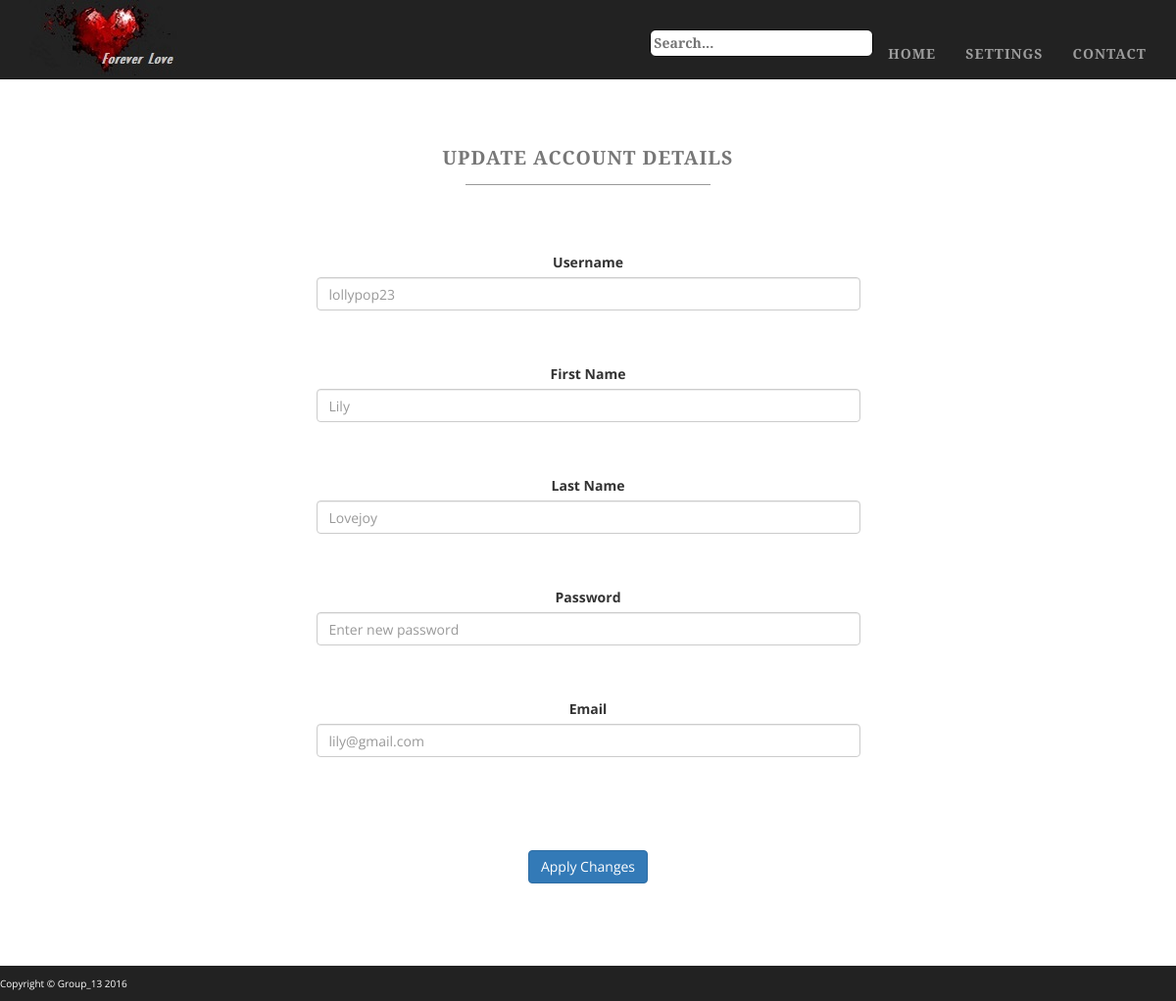
The page /updateRegDetailsPage.php on the database its author committed.
### tables this page shows
CREATE TABLE IF NOT EXISTS `registration_details` (
  `user_id` int(11) NOT NULL AUTO_INCREMENT,
  `username` varchar(32) NOT NULL,
  `first_name` varchar(32) NOT NULL,
  `last_name` varchar(32) NOT NULL,
  `password` varchar(256) NOT NULL,
  `email` varchar(128) NOT NULL,
  PRIMARY KEY (`user_id`),
  UNIQUE KEY `Username` (`username`,`email`)
);

### classes/Config.php (called while the page is built)
<?php
class Config{
    public static function get($path = null){
        if($path){
            $config = $GLOBALS['config'];
            $path = explode('/', $path);
            foreach($path as $bit){
                if(isset($config[$bit]))
                    $config = $config[$bit];
            }
            return $config;
        }
        return false;
    }
}

### classes/DB.php (called while the page is built, shortened)
<?php
class DB{
    private static $instance = null;
    private $pdo, $query, $error = false, $results, $count = 0;
    private function __construct(){
        try{
            $this->pdo = new PDO(
                'mysql:host='.Config::get('mysql/host').';dbname='.Config::get('mysql/db'),
                Config::get('mysql/username'),
                Config::get('mysql/password')
            );
        }catch (PDOException $e){
            die($e->getMessage());
        }
    }
    public static function getInstance(){
        if(!isset(self::$instance)){
            self::$instance = new DB();
        }
        return self::$instance;
    }
    public function query($sql, $params = []){
        $this->error = false;
        if($this->query = $this->pdo->prepare($sql)){
            $x = 1;
            if(count($params)){
                foreach($params as $param){
                    $this->query->bindValue($x, $param);
                    $x++;
                }
            }
            if($this->query->execute()){
                $this->results = $this->query->fetchAll(PDO::FETCH_OBJ);
            }
            else{
                $this->error = true;
            }
        }
        return $this;
    }
    public function action($action, $table, $where = []){
        if(count($where) === 3){
            $operators = ['=', '>', '<', '>=', '<='];
            $field = $where[0];
            $operator = $where[1];
            $value = $where[2];
            if(in_array($operator, $operators)){
                $sql = "{$action} FROM {$table} WHERE {$field} {$operator} ?";
                if(!$this->query($sql, [$value])->error()){
                    return $this;
                }
            }
        }
        return false;
    }
    public function get($table, $where){
        return $this->action('SELECT *', $table, $where);
    }
    public function results(){
        return $this->results;
    }
    public function error(){
        return $this->error;
    }
}

### classes/ReturnShortcuts.php (called while the page is built, shortened)
<?php
class ReturnShortcuts
{
    public static function returnRegDetails($uid){
        $registrationDetails = DB::getInstance()->get('registration_details', ['user_id', '=', $uid])->results()[0];
            $dbvalue = array("username"=>$registrationDetails->username, "first_name"=>$registrationDetails->first_name,
                              "last_name"=>$registrationDetails->last_name, "password"=>$registrationDetails->password,
                              "email"=>$registrationDetails->email);
        return $dbvalue;
    }
}

### updateRegDetailsPage.php (the view, shortened to what this page needs)
<!DOCTYPE html>
<html>
<head>
    <link href="css/bootstrap.min.css" rel="stylesheet">
    <link href="css/custom-base-page.css" rel="stylesheet">
    <link href="css/custom-form-page.css" rel="stylesheet">
    <?php
    include($_SERVER['DOCUMENT_ROOT'].'/classes/ReturnShortcuts.php');
    $uid = 1;
    $dbvalue =  ReturnShortcuts::returnRegDetails($uid);
    ?>
</head>
<body class="full">
<div class="container">
    <div class="row">
        <div class="box">
            <div class="col-lg-12 text-center">
                <br><br>
                <h2>
                    <small>
                        <strong>Update Account Details</strong>
                    </small>
                </h2>
                <hr class="tagline-divider">
                <p>
                <br><br>
                <form id="userRegDetails" action="updateRegDetailsPage.php" id="updateRD" method="POST">
                    <fieldset class="form-group">
                        <label for="Username">Username</label>
                        <input type="text"  class="form-control" maxlength="32" name="username" placeholder= "<?php echo ($dbvalue['username']);?>" ><br /><br>
                    </fieldset>
                    <fieldset class="form-group">
                        <label for="First_Name">First Name</label>
                        <input type="text"  class="form-control" maxlength="32" name="first_name" placeholder="<?php echo ($dbvalue['first_name']);?>"><br /><br>
                    </fieldset>
                    <fieldset class="form-group">
                        <label for="Last_Name">Last Name</label>
                        <input type="text"  class="form-control" maxlength="32" name="last_name" placeholder="<?php echo ($dbvalue['last_name']);?>"><br /><br>
                    </fieldset>
                    <fieldset class="form-group">
                        <label for="Password">Password</label>
                        <input type="password"  class="form-control" maxlength="32" name="password" placeholder="Enter new password"><br /><br>
                    </fieldset>
                    <fieldset class="form-group">
                        <label for="Email">Email</label>
                        <input type="text"  class="form-control" maxlength="128" name="email" placeholder="<?php echo ($dbvalue['email']);?>"><br /><br>
                    </fieldset>
                    <br><br>
                    <input type="submit" name="Send" class="btn btn-primary" Value="Apply Changes">
                </form>
                    <br><br>
                    <br><br>
                </p>
            </div>
        </div>
    </div>
</div>
</body>
</html>

### css/custom-base-page.css (style rules this page uses)
body { margin-top: 50px; }
.full { background: url('http://gdurl.com/1DKh') no-repeat center center fixed; -webkit-background-size: cover; -moz-background-size: cover; background-size: cover; -o-background-size: cover; }
.navbar-nav { margin-top: 30px; }
body { font-family: "Open Sans","Helvetica Neue",Helvetica,Arial,sans-serif; }
h1, h2, h3, h4, h5, h6 { text-transform: uppercase; font-family: "Josefin Slab","Helvetica Neue",Helvetica,Arial,sans-serif; font-weight: 700; letter-spacing: 1px; }
.nav-text ul { text-transform: uppercase; font-family: "Josefin Slab","Helvetica Neue",Helvetica,Arial,sans-serif; font-weight: 700; letter-spacing: 1px; }
p { font-size: 1.25em; line-height: 1.6; color: #000; }
hr { max-width: 400px; border-color: #999999; }
.tagline-divider { margin: 15px auto 3px; max-width: 250px; border-color: #999999; }
.box { margin-bottom: 20px; padding: 30px 15px; background: #fff; background: rgba(255,255,255,0.9); }
footer p { margin: 0; padding: 10px 0; text-align: left; background: #222222; color: white; font-size: x-small; }
#input_search { border: solid 1px #000; border-top-right-radius: 6px; border-top-left-radius: 6px; border-bottom-right-radius: 6px; border-bottom-left-radius: 6px; padding: 3px; }
@media screen and (min-width:1200px) { .box:after { content: ''; display: table; clear: both; } }

### css/custom-form-page.css (style rules this page uses)
form { width: 50%; display: inline-block; text-align: center; }

### rows shown on the page
registration_details: username "lollypop23", first_name "Lily", last_name "Lovejoy", email "lily@gmail.com"
